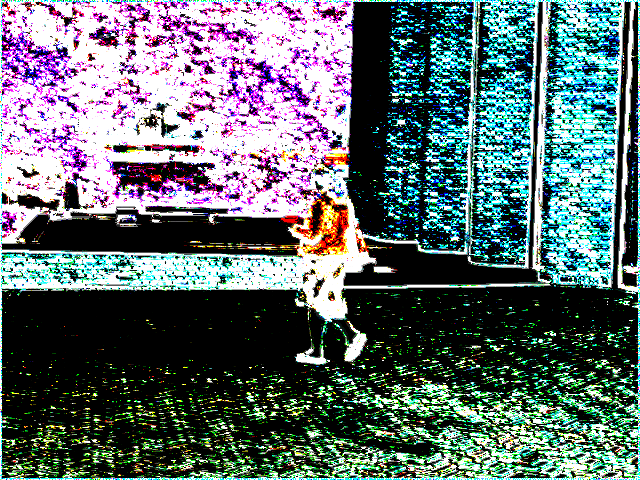
//> input picture GpuSubsenseM/hdesc.bmp, 640 x 480 px, given in place of in000001.jpg, which was not available
$ ./main 3 3 ../GpuSubsenseM/hdesc.bmp ../GpuSubsenseM/hdesc.bmp   (built with g++ and OpenCV 4)
//> lines starting //> are read from the running program, lines starting //| are printed output that depends on the picture; after the words box and inside, x2 and y2 are one past the last pixel; in counts of white or black regions, pixels touching at a corner belong together; pictures that were not available may be replaced by others from this repository, and a replacement may not be noted
### SubSenseBS/timer.h
// [26 lines of licence text are left out]

#pragma once

typedef unsigned long long uint64;

namespace nih {

#ifdef WIN32

///
/// A simple timer class
///
struct Timer
{
	/// constructor
	Timer();

	/// start timing
	void start();

	/// stop timing
	void stop();

	float seconds() const;

	uint64			m_freq;
	uint64			m_start;
	uint64			m_stop;
};

///
/// A helper timer which measures the time from its instantiation
/// to the moment it goes out of scope
///
template <typename T>
struct Scoped_timer
{
	 Scoped_timer(T* time) : m_time( time ), m_timer() { m_timer.start(); }
	~Scoped_timer() { m_timer.stop(); *m_time += m_timer.seconds(); }

	T*		m_time;
	Timer	m_timer;
};

#endif

} // namespace nih

### MovingCameraBS/main.cpp
// [16 lines of licence text are left out]
#define _USE_MATH_DEFINES
#include <iostream>
#include <fstream>
#include <opencv2/core/core.hpp>
#include <opencv2/highgui/highgui.hpp>
#include <opencv2/imgproc/imgproc.hpp>
#include <opencv2/features2d/features2d.hpp>
#include <opencv2/video/tracking.hpp>
#include "Affine2D.h"
#include "motiontracker.h"
#include <algorithm>
#include "LBSP.h"
#include <fstream>
#include <math.h>
#include "LBP.h"
#include <direct.h>
#include <io.h>
#include <list>
#include <bitset>
#include "opencv2/core/core.hpp"//因为在属性中已经配置了opencv等目录，所以把其当成了本地目录一样
#include "opencv2/features2d/features2d.hpp"
#include "opencv2/highgui/highgui.hpp"
#include "timer.h"
// [4 lines of commented-out code are left out]


// [108 lines left out: function TestAffine, not called in this run]
template<typename T>
// [1232 lines left out: functions LinearInterData, computeRGBDescriptor, computeGrayscaleDescriptor, LBP, TestLBP, warpPoint and 7 more, not called in this run]
struct EdgePoint
{
	EdgePoint(int _x, int _y, float _theta,float _color):x(_x),y(_y),theta(_theta),color(_color)
	{}
	int x;
	int y;
	float color;//3×3邻域的平均颜色
	float theta;//角度，0~180
};
//row,col为中心的size*size区域平均颜色
// [833 lines left out: functions AvgColor, ExtractEdgePoint, MapEdgePoint, MapEdgePoint, GetTransformMatrix, TestEdgeTracking and 13 more, not called in this run]
void TestMaskExtractor()
{
	cv::Mat img,gray;
	img = cv::imread("in000001.jpg");
//> img is the input picture: 480 rows x 640 cols, CV_8UC3; mean B, G, R 110.7, 108.6, 94.6
	int height = 445,width = 593;
	img = img(cv::Rect(0,0,width,height));
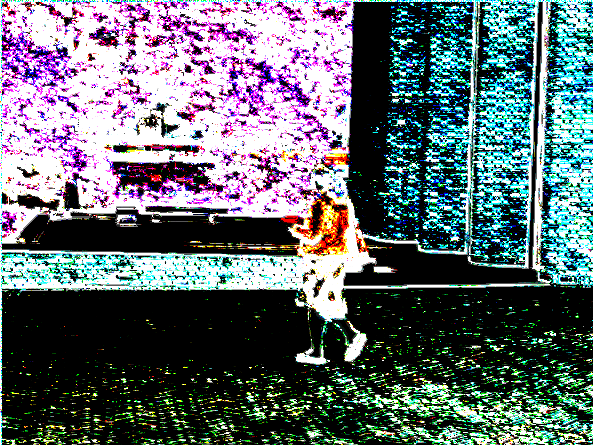
//> img: 445 rows x 593 cols, CV_8UC3; mean B, G, R 112.2, 107, 97.1
	cv::cvtColor(img,gray,CV_BGR2Lab);
//> gray: 445 rows x 593 cols, CV_8UC3; mean of channels 0, 1, 2 111.9, 128.3, 126.2
	cv::Mat channels[3];
	cv::split(gray,channels);
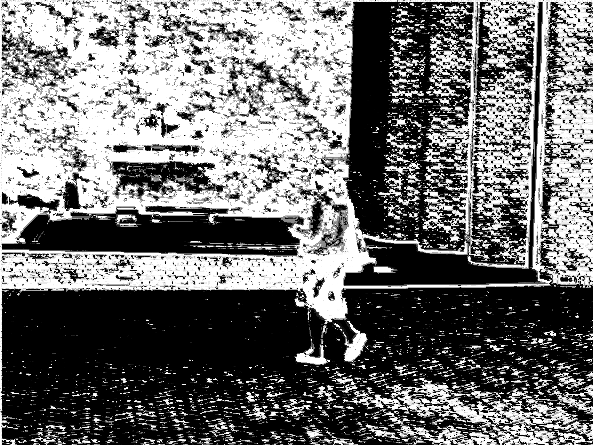
//> channels[0]: 445 rows x 593 cols, CV_8UC1; min 0, max 255, mean 111.9
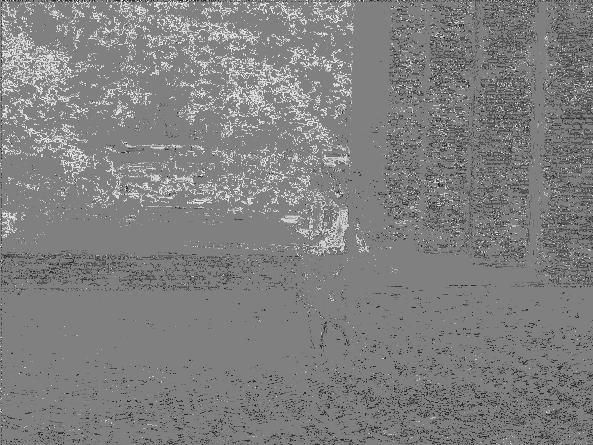
//> channels[1]: 445 rows x 593 cols, CV_8UC1; min 42, max 226, mean 128.3
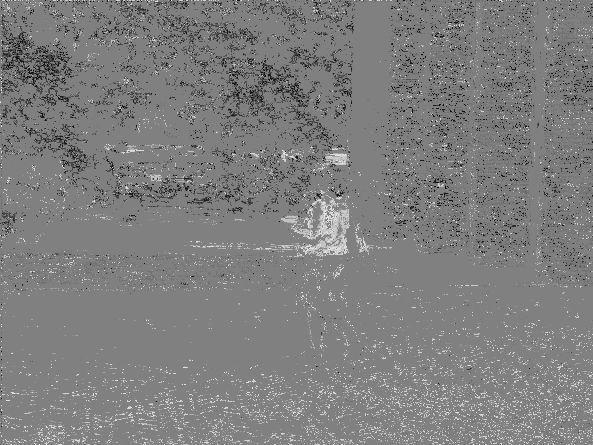
//> channels[2]: 445 rows x 593 cols, CV_8UC1; min 20, max 223, mean 126.2
	cv::imshow("segmentation",gray);
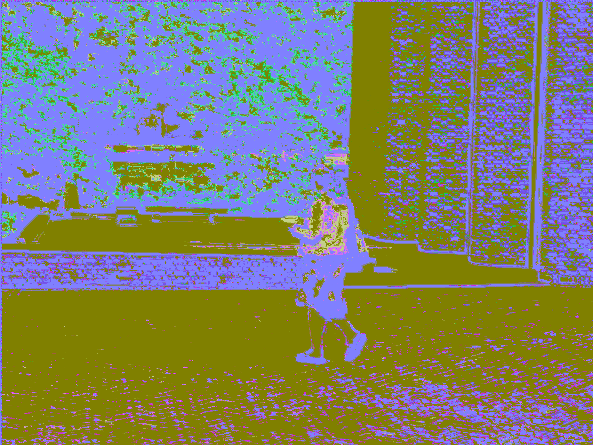
//> window 'segmentation': 445 rows x 593 cols, CV_8UC3; mean B, G, R 111.9, 128.3, 126.2
	cv::waitKey(0);
	cv::Mat dst;
	for(int i=0; i<3; i++)
	{
		cv::threshold(channels[i], dst, 0, 255, CV_THRESH_BINARY | CV_THRESH_OTSU);
		imshow("dst",dst);
		cv::waitKey();
	}
//> this loop made 3 passes
//> pass 1, in TestMaskExtractor, `cv::threshold(channels[i], dst, 0, 255, CV_THRESH_BINARY | CV_THRESH_O..`:
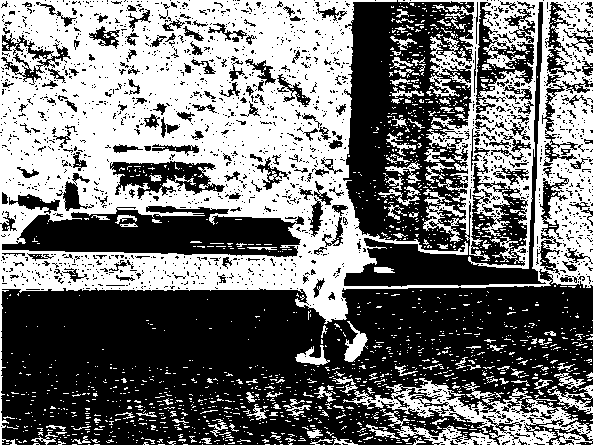
//> dst: 445 rows x 593 cols, CV_8UC1; 45.7% white; 1628 white regions (1506 under 20 px), largest, box (x1, y1, x2, y2) and area: (0, 0, 593, 445) 101654, (343, 378, 593, 445) 4451, (380, 409, 498, 445) 927
//> pass 3, in TestMaskExtractor, `cv::threshold(channels[i], dst, 0, 255, CV_THRESH_BINARY | CV_THRESH_O..`:
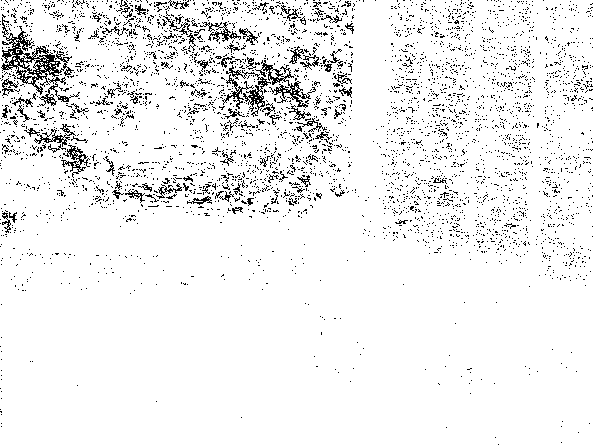
//> dst: 445 rows x 593 cols, CV_8UC1; 93.5% white; black in thin lines or dots


}
int main(int argc, char* argv[])
{
	TestMaskExtractor();
	// [18 lines of commented-out code are left out]
	return 0;
}
